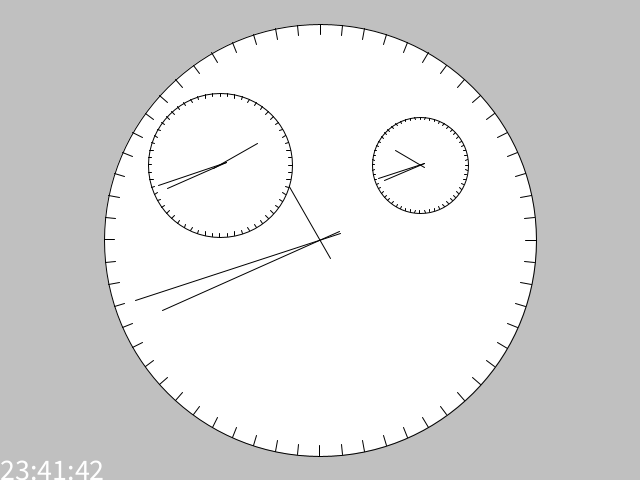
Frame 1 (no input)
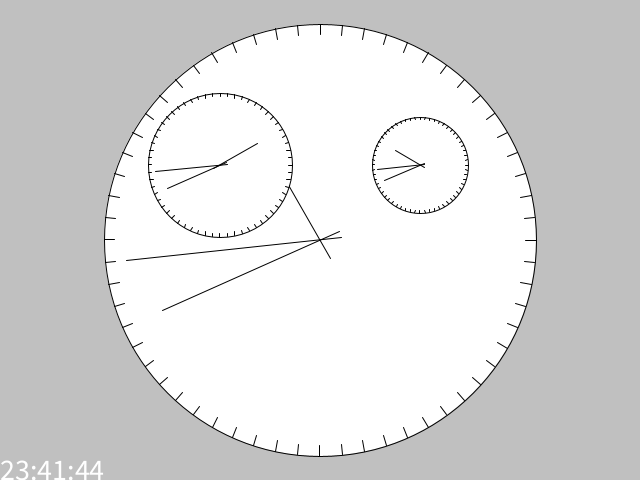
Frame 60 (the mouse pressed at the canvas centre just before this capture)
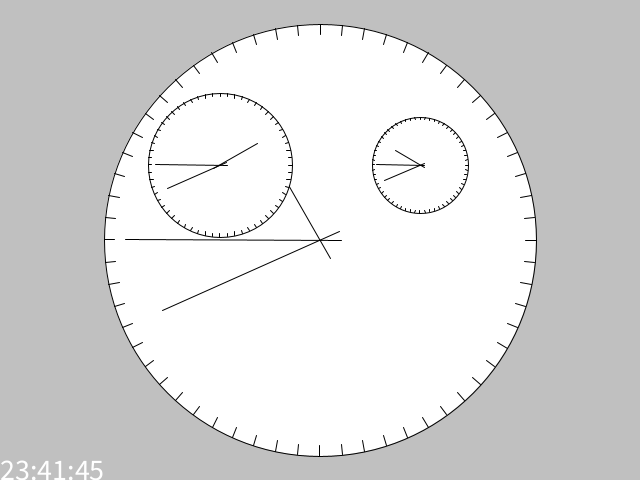
Frame 120 (the mouse held since frame 60 and released just before this capture)

The Processing sketch that drew these frames (run headless with seeded random() and noise(); from frame 60 on, the mouse is pressed at the canvas centre):

// Processing sketch: aip031
// ── aip031.pde
//////////////////////////////////////////////////////////
//
// 基本課題3-1
//
// 世界時計
//
//////////////////////////////////////////////////////////

void setup() {
  size(640, 480);
  // Orig, mag はdrawClock()で直接指定するのでここでは省略
}

void draw() {
  background(192);  // 背景をグレーにする

  int h, m, s;     // 時分秒を取得する
  h=hour();
  m=minute();
  s=second();
  drawClock(height*0.45, new PVector(width/2, height/2), h, m, s);  // 日本時間
  drawClock(height*0.15, new PVector(width/2-100, height/2-75), h-9, m, s);  // 世界協定時UTC (-9時間）
  drawClock(height*0.1, new PVector(width/2+100, height/2-75), h-13, m, s);  // ワシントン（-13時間）

  // デジタル表示
  textSize(30);
  text(nf(h,2)+":"+nf(m,2)+":"+nf(s,2), 0, height);
}

// 大きさmag, 中央位置Origの時計を描画
void drawClock(float mag, PVector Orig, float h, float m, float s) {
  pushMatrix();    // translate()の効果をpopMatrix()までの範囲とする
  translate(Orig.x, Orig.y);     // ウィンドウの中央を原点とする
  circle(0, 0, mag*2);           // 時計枠の描画

  for (int deg=0; deg<360; deg=deg+6) {  // 文字盤の目盛りを描画
    drawLine(deg, mag*0.95, mag);        // mag*0.95からmagまで描画
  }

  drawLine(h*30.0, -0.1*mag, mag*0.6);   // 時針描画
  drawLine(m*6.0, -0.1*mag, mag*0.8);    // 分針描画
  drawLine(s*6.0, -0.1*mag, mag*0.9);    // 秒針描画
  popMatrix();     // translate()の効果を取り消す
}


// 時計方向にdeg度だけ回転させ，len1からlen2の位置に線分を描画
void drawLine(float deg, float len1, float len2) {
  PVector vec1, vec2;
  vec1=new PVector(0, -len1);  // 始点
  vec1.rotate(radians(deg));
  vec2=new PVector(0, -len2);  // 終点
  vec2.rotate(radians(deg));
  line(vec1.x, vec1.y, vec2.x, vec2.y);
}

void keyPressed() {
  if (key == 's') {
    save("3MI37-03-1.PNG");
  }
}
